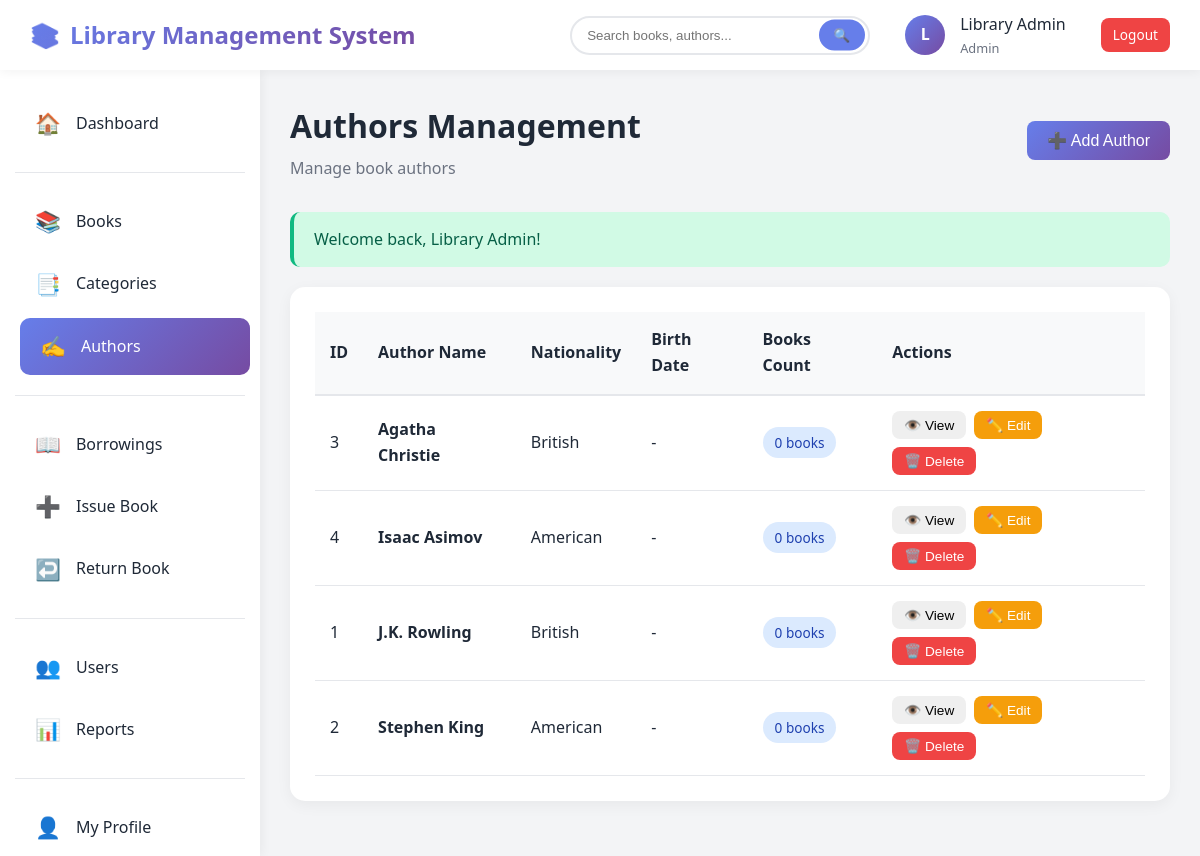
/authors.php (signed in), run on the app's committed database.
### tables this page shows
CREATE TABLE authors (
    author_id INT PRIMARY KEY AUTO_INCREMENT,
    author_name VARCHAR(100) NOT NULL,
    biography TEXT,
    birth_date DATE,
    nationality VARCHAR(50),
    created_at TIMESTAMP DEFAULT CURRENT_TIMESTAMP,
    updated_at TIMESTAMP DEFAULT CURRENT_TIMESTAMP ON UPDATE CURRENT_TIMESTAMP,
    INDEX idx_name (author_name)
);

### config.php (called while the page is built, shortened)
<?php
class Database {
    private static $instance = null;
    private $conn;
    private function __construct() {
        try {
            $this->conn = new mysqli(DB_HOST, DB_USER, DB_PASS, DB_NAME);
            $this->conn->set_charset("utf8mb4");
        } catch (Exception $e) {
            die("Database connection error: " . $e->getMessage());
        }
    }
    public static function getInstance() {
        if (self::$instance === null) {
            self::$instance = new Database();
        }
        return self::$instance;
    }
    public function query($sql) {
        return $this->conn->query($sql);
    }
}
function getFlashMessage() {
    if (isset($_SESSION['flash_message'])) {
        $flash = $_SESSION['flash_message'];
        return $flash;
    }
    return null;
}
function formatDate($date, $format = 'Y-m-d') {
    if (empty($date) || $date === '0000-00-00') {
        return '-';
    }
    return date($format, strtotime($date));
}
?>

### authors.php (the view, shortened to what this page needs)
<?php
require_once 'config.php';
$db = Database::getInstance();
$authors = $db->query("SELECT a.*, COUNT(b.book_id) as book_count
                       FROM authors a
                       LEFT JOIN books b ON a.author_id = b.author_id
                       GROUP BY a.author_id
                       ORDER BY a.author_name")->fetch_all(MYSQLI_ASSOC);
$flash = getFlashMessage();
?>
<!DOCTYPE html>
<html lang="en">
<head>
    <link rel="stylesheet" href="assets/css/style.css">
</head>
<body>
    <?php include 'includes/header.php'; ?>
    <div class="main-container">
        <?php include 'includes/sidebar.php'; ?>
        <main class="main-content">
            <div class="content-header d-flex justify-between align-center">
                <div>
                    <h1>Authors Management</h1>
                    <p>Manage book authors</p>
                </div>
                <button class="btn btn-primary" onclick="openAddModal()">
                    ➕ Add Author
                </button>
            </div>
            <?php if ($flash): ?>
                <div class="alert alert-<?php echo $flash['type']; ?>">
                    <?php echo htmlspecialchars($flash['message']); ?>
                </div>
            <?php endif; ?>
            <div class="section-card">
                <div class="table-responsive">
                    <table class="data-table">
                        <thead>
                            <tr>
                                <th>ID</th>
                                <th>Author Name</th>
                                <th>Nationality</th>
                                <th>Birth Date</th>
                                <th>Books Count</th>
                                <th>Actions</th>
                            </tr>
                        </thead>
                        <tbody>
                            <?php foreach ($authors as $author): ?>
                                <tr>
                                    <td><?php echo $author['author_id']; ?></td>
                                    <td><strong><?php echo htmlspecialchars($author['author_name']); ?></strong></td>
                                    <td><?php echo htmlspecialchars($author['nationality'] ?: '-'); ?></td>
                                    <td><?php echo formatDate($author['birth_date'], 'M d, Y'); ?></td>
                                    <td>
                                        <span class="badge badge-info"><?php echo $author['book_count']; ?> books</span>
                                    </td>
                                    <td>
                                        <div class="action-buttons">
                                            <button class="btn btn-info btn-sm" onclick='viewAuthor(<?php echo json_encode($author); ?>)'>
                                                👁️ View
                                            </button>
                                            <button class="btn btn-warning btn-sm" onclick='editAuthor(<?php echo json_encode($author); ?>)'>
                                                ✏️ Edit
                                            </button>
                                            <button class="btn btn-danger btn-sm" onclick="deleteAuthor(<?php echo $author['author_id']; ?>)">
                                                🗑️ Delete
                                            </button>
                                        </div>
                                    </td>
                                </tr>
                            <?php endforeach; ?>
                        </tbody>
                    </table>
                </div>
            </div>
        </main>
    </div>
</body>
</html>

### assets/css/style.css (style rules this page uses)
:root { --primary: #667eea; --primary-dark: #764ba2; --secondary: #f093fb; --success: #10b981; --danger: #ef4444; --warning: #f59e0b; --info: #3b82f6; --light: #f8f9fa; --dark: #1f2937; --gray: #6b7280; --border: #e5e7eb; --sidebar-width: 260px; --header-height: 70px; }
* { margin: 0; padding: 0; box-sizing: border-box; }
body { font-family: 'Segoe UI', Tahoma, Geneva, Verdana, sans-serif; background: #f3f4f6; color: var(--dark); line-height: 1.6; }
.main-container { margin-top: var(--header-height); margin-left: var(--sidebar-width); min-height: calc(100vh - var(--header-height)); }
.main-content { padding: 30px; }
.content-header { margin-bottom: 30px; }
.content-header h1 { font-size: 2rem; color: var(--dark); margin-bottom: 5px; }
.content-header p { color: var(--gray); }
.alert { padding: 15px 20px; border-radius: 10px; margin-bottom: 20px; display: flex; align-items: center; gap: 10px; animation: slideDown 0.3s ease; }
.alert-success { background: #d1fae5; color: #065f46; border-left: 4px solid var(--success); }
.section-card { background: white; border-radius: 15px; padding: 25px; box-shadow: 0 4px 15px rgba(0,0,0,0.05); margin-bottom: 25px; }
.table-responsive { overflow-x: auto; }
.data-table { width: 100%; border-collapse: collapse; }
.data-table thead { background: var(--light); }
.data-table th { padding: 15px; text-align: left; font-weight: 600; color: var(--dark); border-bottom: 2px solid var(--border); }
.data-table td { padding: 15px; border-bottom: 1px solid var(--border); }
.data-table tbody tr { transition: background 0.2s; }
.badge { display: inline-block; padding: 5px 12px; border-radius: 20px; font-size: 0.85rem; font-weight: 500; }
.badge-info { background: #dbeafe; color: #1e40af; }
.btn { padding: 10px 20px; border: none; border-radius: 8px; cursor: pointer; font-size: 1rem; font-weight: 500; transition: all 0.3s; display: inline-flex; align-items: center; gap: 8px; text-decoration: none; }
.btn-primary { background: linear-gradient(135deg, var(--primary), var(--primary-dark)); color: white; }
.btn-danger { background: var(--danger); color: white; }
.btn-warning { background: var(--warning); color: white; }
.btn-sm { padding: 6px 12px; font-size: 0.85rem; }
.action-buttons { display: flex; gap: 8px; flex-wrap: wrap; }
.d-flex { display: flex; }
.justify-between { justify-content: space-between; }
.align-center { align-items: center; }

### data on the page
authors: author_id "3", author_name "Agatha Christie", nationality "British", birth_date "-", book_count "0"
authors: author_id "4", author_name "Isaac Asimov", nationality "American", birth_date "-", book_count "0"
authors: author_id "1", author_name "J.K. Rowling", nationality "British", birth_date "-", book_count "0"
authors: author_id "2", author_name "Stephen King", nationality "American", birth_date "-", book_count "0"

### other printed values
SITE_NAME "Library Management System"
substr($_SESSION['full_name'], 0, 1) "L"
$_SESSION['full_name'] "Library Admin"
str_replace('_', ' ', $_SESSION['role']) "Admin"
$flash['message'] "Welcome back, Library Admin!"
